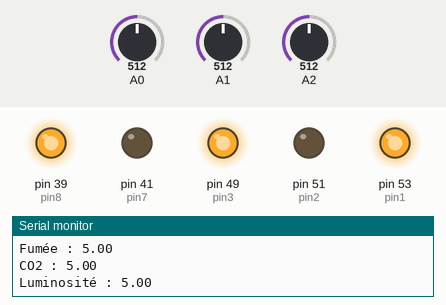
Recording of a sketch running on a simulated Arduino Mega 2560, built with avr-gcc and run on an emulated ATmega2560. Parts: output pins drawn as LEDs (lit = HIGH), the last lines printed to the serial monitor. The inputs (shaded band) are chosen by the test bench; at power-on: A2 = 512, A0 = 512, A1 = 512.

Above: at 1.8 s.
1.9 s: A2 set to 597
3.4 s: A2 set to 624
At 4.4 s:
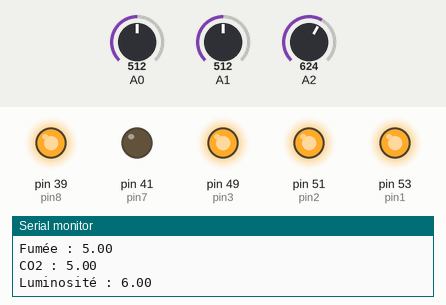
5.5 s: A0 set to 418
8.2 s: A0 set to 398
At 10.6 s:
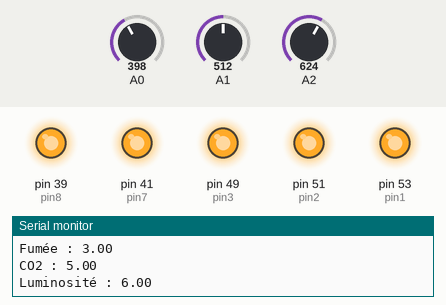
11.5 s: A2 set to 306
At 12.3 s:
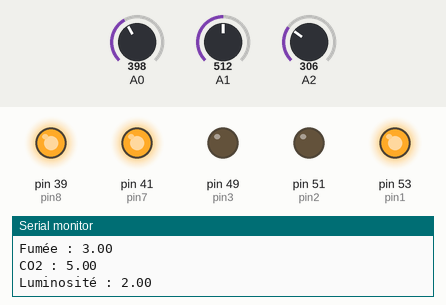
13.5 s: A0 set to 716
At 15.9 s:
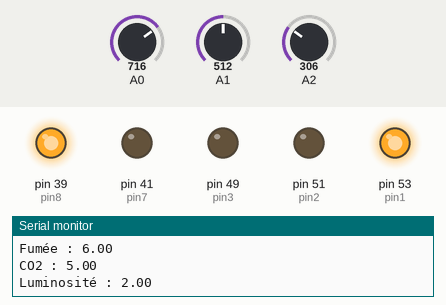
Timing chart, 0 to 17.4 s (numbered marks = the images above; inputs shaded):
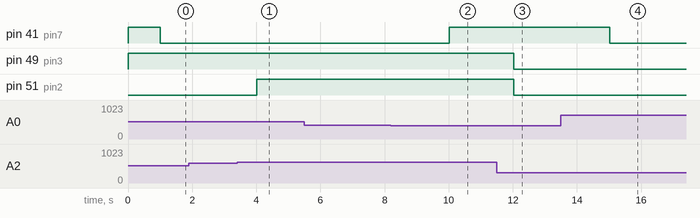

The sketch:

LampadaireVentiloV2.ino
```cpp
#include <SPI.h>
#include <Ethernet.h>

const int pin = 37;
const int pin8 = 39; // Ventilateur Bas
const int pin7 = 41; // Ventilateur Haut
const int pin6 = 43; // Led en haut à gauche
const int pin5 = 45; // Led tunnel  gauche - HIGH = Rouge, LOW = Vert
const int pin4 = 47; // Led tunnel droite - HIGH = Rouge, LOW = Vert
const int pin3 = 49; // Lampadaires
const int pin2 = 51; // Lampadaires
const int pin1 = 53; // Lampadaires

void setup() {
  Serial.begin(9600);
  pinMode(pin1, OUTPUT);
  pinMode(pin2, OUTPUT);
  pinMode(pin3, OUTPUT);
  pinMode(pin7, OUTPUT);
  pinMode(pin8, OUTPUT);

  digitalWrite(pin7, HIGH);
  digitalWrite(pin8, HIGH);
  digitalWrite(pin1, HIGH);
  digitalWrite(pin2, HIGH);
  digitalWrite(pin3, HIGH);
}

void loop() {

  /*digitalWrite(pin1, LOW);
    digitalWrite(pin3, HIGH);
    delay(2000);
    digitalWrite(pin1, HIGH);
    digitalWrite(pin2, LOW);
    delay(2000);
    digitalWrite(pin2, HIGH);
    digitalWrite(pin3, LOW);
    delay(2000);*/

  int potentiometerValueA0 = analogRead(A0);
  int potentiometerValueA1 = analogRead(A1);
  int potentiometerValueA2 = analogRead(A2);

  float valFumee = map(potentiometerValueA0, 0, 1023, 0, 10);
  float valCo2 = map(potentiometerValueA1, 0, 1023, 0, 10);
  float valLumi = map(potentiometerValueA2, 0, 1023, 0, 10);


  Serial.print("Fumée : ");
  Serial.println(valFumee);
  Serial.print("CO2 : ");
  Serial.println(valCo2);
  Serial.print("Luminosité : ");
  Serial.println(valLumi);

  if (valLumi < 2.5) {
    digitalWrite(pin2, LOW);
    digitalWrite(pin3, LOW);
  }
  else if (2.5 <= valLumi && valLumi <= 5)
  {
    digitalWrite(pin2, LOW);
    digitalWrite(pin3, HIGH);
  }
  else if (valLumi > 5)
  {
    digitalWrite(pin2, HIGH);
    digitalWrite(pin3, HIGH);
  }
  delay(1000);

  if (valCo2 <= 3.3) {
    digitalWrite(pin7, HIGH);
    digitalWrite(pin8, HIGH);
  }
  else if (3.3 < valCo2 && valCo2 <= 6.6)
  {
    digitalWrite(pin7, LOW);
    digitalWrite(pin8, HIGH);
  }
  else if (valCo2 > 6.6)
  {
    digitalWrite(pin7, LOW);
    digitalWrite(pin8, LOW);
  }

  if (valFumee <= 3.3) {
    digitalWrite(pin7, HIGH);
    digitalWrite(pin8, HIGH);
  }
  else if (3.3 < valFumee && valFumee <= 6.6)
  {
    digitalWrite(pin7, LOW);
    digitalWrite(pin8, HIGH);
  }
  else if (valFumee > 6.6)
  {
    digitalWrite(pin7, LOW);
    digitalWrite(pin8, LOW);
  }

  if (valCo2 > 6.6 && valFumee > 6.6) {
    digitalWrite(pin5, HIGH);
    digitalWrite(pin4, HIGH);
    //client.write("D");
  }
  else {
    digitalWrite(pin5, LOW);
    digitalWrite(pin4, LOW);
    //client.write("E");
  }

  /*if (valCo2 <= 3.3 || valFumee <= 3.3) {
    digitalWrite(pin7, HIGH);
    digitalWrite(pin8, HIGH);
    }
    else if (3.3 < valCo2 && valCo2 <= 6.6 || 3.3 < valFumee && valFumee <= 6.6)
    {
    digitalWrite(pin7, LOW);
    digitalWrite(pin8, HIGH);
    }
    else if (valCo2 > 6.6 || valFumee > 6.6)
    {
    digitalWrite(pin7, LOW);
    digitalWrite(pin8, LOW);
    }*/
}
```

Measured:
- the behaviour switches between 613 and 614 on A2 (found by bisection; images 0 and 1)
- the behaviour switches between 410 and 409 on A0 (found by bisection; images 1 and 2)
- after the input at 3.4 s, pin 51 (pin2): LOW → HIGH after 0.61 s
- after the input at 8.2 s, pin 41 (pin7): LOW → HIGH after 1.8 s
- after the input at 11.5 s, pin 49 (pin3), pin 51 (pin2): HIGH → LOW after 0.53 s
- after the input at 13.5 s, pin 41 (pin7): HIGH → LOW after 1.5 s
